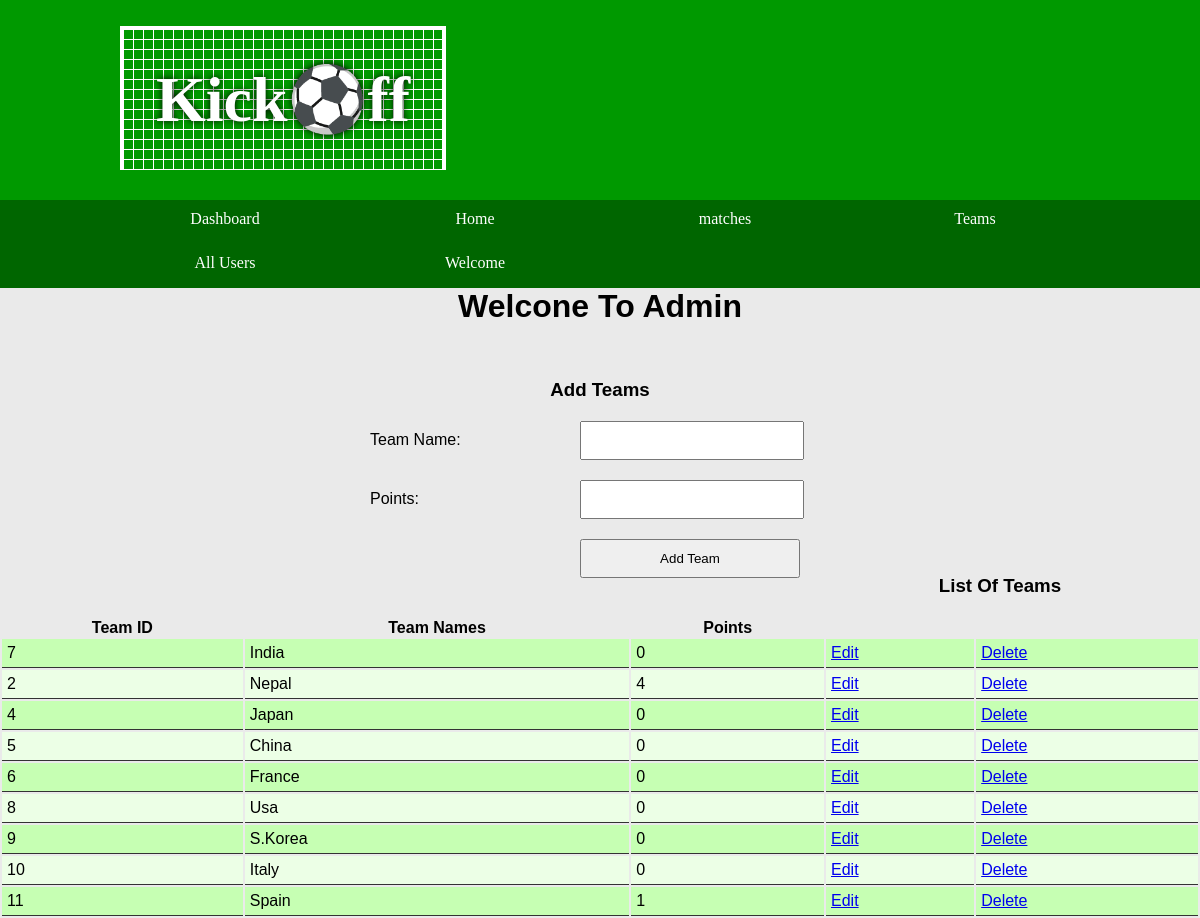
The page /admin/teams.php on the database its author committed.
### tables this page shows
CREATE TABLE IF NOT EXISTS `teams` (
  `team_id` int(200) NOT NULL AUTO_INCREMENT,
  `team_names` varchar(200) NOT NULL,
  `points` varchar(200) NOT NULL,
  PRIMARY KEY (`team_id`)
);

### admin/teams.php (the view, shortened to what this page needs)
<?php
include "../includes/db.php";
include"includes/header.php"; ?>
        <?php include"includes/navigation.php"; ?>
                     <center>  <h1 class="page-header">
                            Welcone To Admin
                        </h1> </center>
                        <br> <br> <br>
                      <?php
                       if (isset($_GET['source'])) {
                            $source = $_GET['source'];
                        }
                        else {
                            $source = "";
                        }
                        switch ($source) {
            default:
                       ?>
                   <center>  <h3>Add Teams</h3>  </center>
                             <form action="" method="post" style="padding-left: 30%;">
                                <div class="form-group">
                                    <label for="team_names">Team Name:</label>
                                    <input class="" type="text" name="team_names">
                                </div>
                                <div class="form-group">
                                    <label for="points">Points:</label>
                                    <input class="" type="text" name="points">
                                </div>
                                <div class="form-group">
                                    <input class="btn btn-primary" type="submit" name="submit" value="Add Team">
                                </div>
                            </form>
                            <br>
<br> <br>
                            <?php
                            $query = "SELECT *  FROM  teams";
                            $select_categories = mysqli_query($connection,$query);
                            ?>
<div style="padding-top: 10%;">
	         <center> <h3>List Of Teams</h3> </center>
                            <table class="teams">
                                <thead>
                                    <tr>
                                        <th>Team ID</th>
                                        <th>Team Names</th>
                                        <th>Points</th>
                                    </tr>
                                </thead>
                                <tbody>
                                    <?php
                                        while($row = mysqli_fetch_assoc($select_categories)) {
                                        $team_id = $row['team_id'];
                                        $team_names = $row['team_names'];
                                        $points      = $row['points'];
                                        echo "<tr>";
                                        echo "<td> {$team_id} </td>";
                                        echo "<td> {$team_names} </td>";
                                        echo  "<td> {$points} </td>";
                                        echo "<td> <a href ='teams.php?source=edit_teams&team_id=$team_id'>Edit </a></td>";
                                        echo "<td><a href='teams.php?delete=$team_id'>Delete</a></td>";
                                        echo "</tr>";
                                    }
                                    ?>
                                </tbody>
                            </table> <?php } ?>
                      </div>

### admin/css/styles.css (style rules this page uses)
* { margin: 0; padding: 0; }
html { font-family: 'Oxygen-Regular', verdana, sans-serif; }
body { background-color: #eaeaea; }
table tr:nth-child(odd) td { background-color: #c6ffb3; }
table tr:nth-child(even) td { background-color: #ecffe6; }
form select, form label, form input, form textarea { float: left; width: 200px; padding: 10px; margin-top: 20px; }
form label { clear: left; }
form input[type="text"], form input[type="password"], textarea { color: #999; font-family: verdana, sans-serif }
input[type="submit"] { clear: both; margin-left: 220px; width: 220px; }
table { width: 100%; margin-top: 20px; }
td { padding: 5px; border-bottom: 1px solid #333; }

### rows shown on the page
teams: team_id "7", team_names "India", points "0"
teams: team_id "2", team_names "Nepal", points "4"
teams: team_id "4", team_names "Japan", points "0"
teams: team_id "5", team_names "China", points "0"
teams: team_id "6", team_names "France", points "0"
teams: team_id "8", team_names "Usa", points "0"
teams: team_id "9", team_names "S.Korea", points "0"
teams: team_id "10", team_names "Italy", points "0"
teams: team_id "11", team_names "Spain", points "1"
